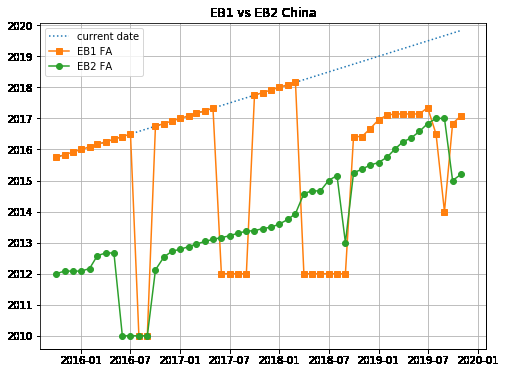
#> input picture scrapping_experiments/China_eb1_eb2.png, 505 x 373 px
$ python -i utilities.py   (imports and definitions only)   (older library calls are emulated)
#> lines starting #> are read from the running program, lines starting #| are printed output that depends on the picture
from io import BytesIO, StringIO
import pandas as pd
import numpy as np
from numba import jit
from sklearn.cluster import KMeans
from sklearn.utils import shuffle
from skimage import measure

import re
import os

def rgb2hex(r, g, b):
    return '#{:02x}{:02x}{:02x}'.format(r, g, b)

# [33 lines left out: functions color_diff, get_most_common_color, get_depth_text_from_img, not called in this run]

def remove_background_grid(im, mode='adaptive'):
    im_g = im.convert('L')
    im_np = 255-np.array(np.asarray(im_g))
    im_3c_np = np.array(np.asarray(im.convert('RGB')))

    background_color = get_most_common_color(im_3c_np)

    x_ticks_to_remove = find_grid_loc(im_np,axis=0)
    y_ticks_to_remove = find_grid_loc(im_np,axis=1)
    if mode=='adaptive':
        for x in x_ticks_to_remove:
            im_3c_np = remove_grid_at_loc_adaptive(im_3c_np, x, background_color, axis=0)

        for y in y_ticks_to_remove:
            im_3c_np = remove_grid_at_loc_adaptive(im_3c_np, y, background_color, axis=1)
    elif mode=='aggressive':
        im_3c_np[y_ticks_to_remove,:] = background_color
        im_3c_np[:,x_ticks_to_remove] = background_color

    new_im = Image.fromarray(im_3c_np)
    return new_im

# [181 lines left out: functions color_filter, region_removal, find_grid_loc, lowPassFilter, remove_grid_at_loc_adaptive, computeCost and 5 more, not called in this run]

>>> import cv2
>>> picture = cv2.imread('../scrapping_experiments/China_eb1_eb2.png', cv2.IMREAD_GRAYSCALE)
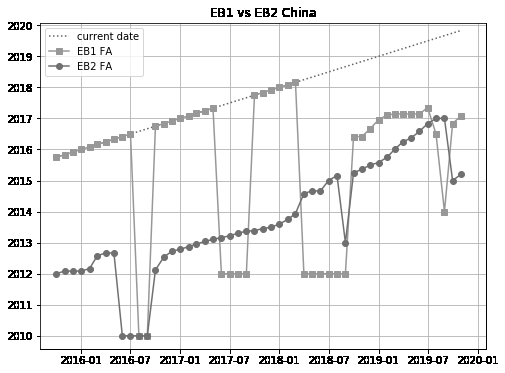
#> picture: shape (373, 505); min 0, max 255, mean 241.2
>>> result = remove_background_grid(picture)
#> (the run stopped early here; a loop or call above may not have finished)

$ run again, on scrapping_experiments/China_fa_2004_2019.png
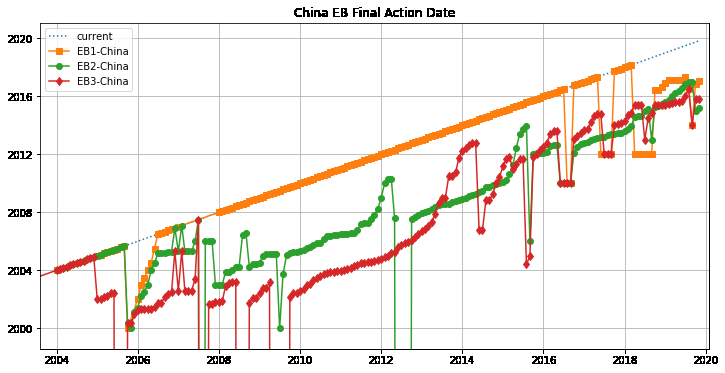
#> input picture scrapping_experiments/China_fa_2004_2019.png, 725 x 373 px
#> `picture = cv2.imread('../scrapping_experiments/China_eb1_eb2.png', cv2..`:
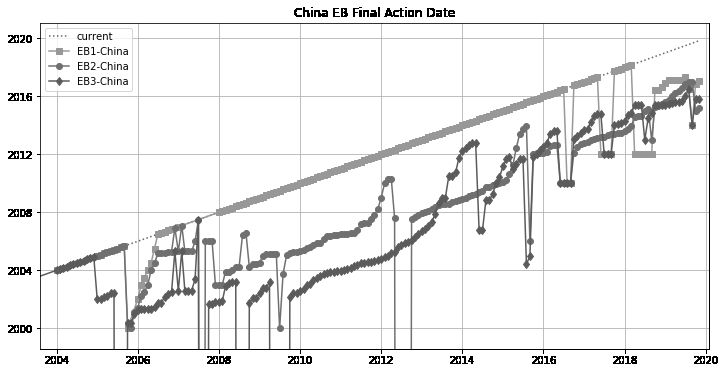
#> picture: shape (373, 725); min 0, max 255, mean 239.5

$ run again, on scrapping_experiments/eb1_catastrophe_fa.png
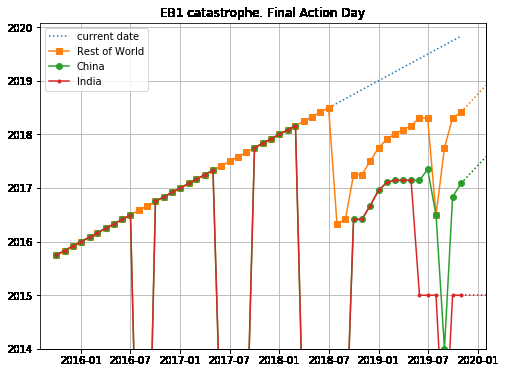
#> input picture scrapping_experiments/eb1_catastrophe_fa.png, 505 x 373 px
#> `picture = cv2.imread('../scrapping_experiments/China_eb1_eb2.png', cv2..`:
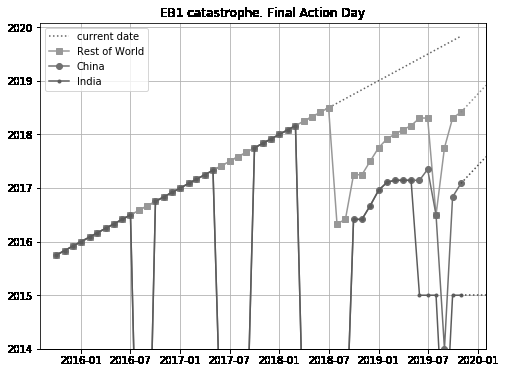
#> picture: shape (373, 505); min 0, max 255, mean 241.2

$ run again, on scrapping_experiments/eb1_catastrophe_tabB.png
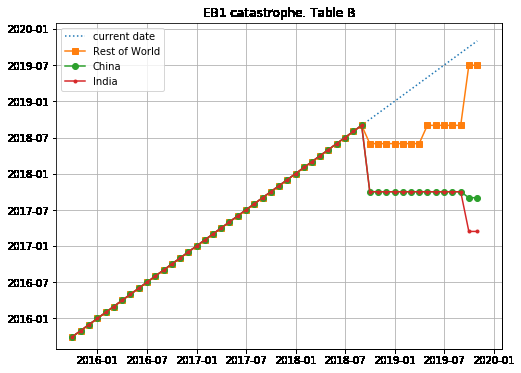
#> input picture scrapping_experiments/eb1_catastrophe_tabB.png, 521 x 373 px
#> `picture = cv2.imread('../scrapping_experiments/China_eb1_eb2.png', cv2..`:
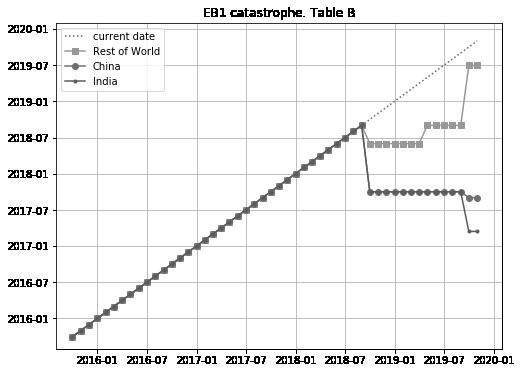
#> picture: shape (373, 521); min 0, max 255, mean 242.5
